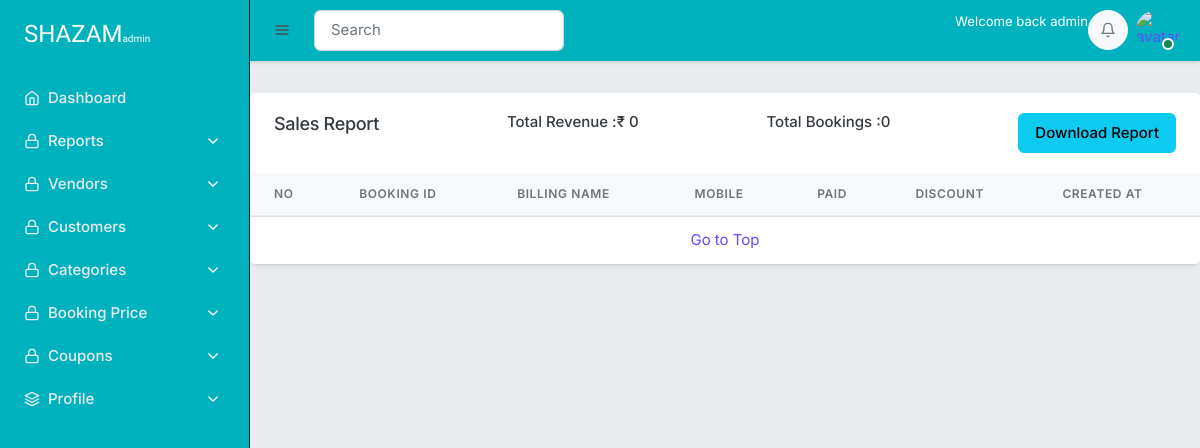
Page /superadmin/admin_report on the earlier database version.
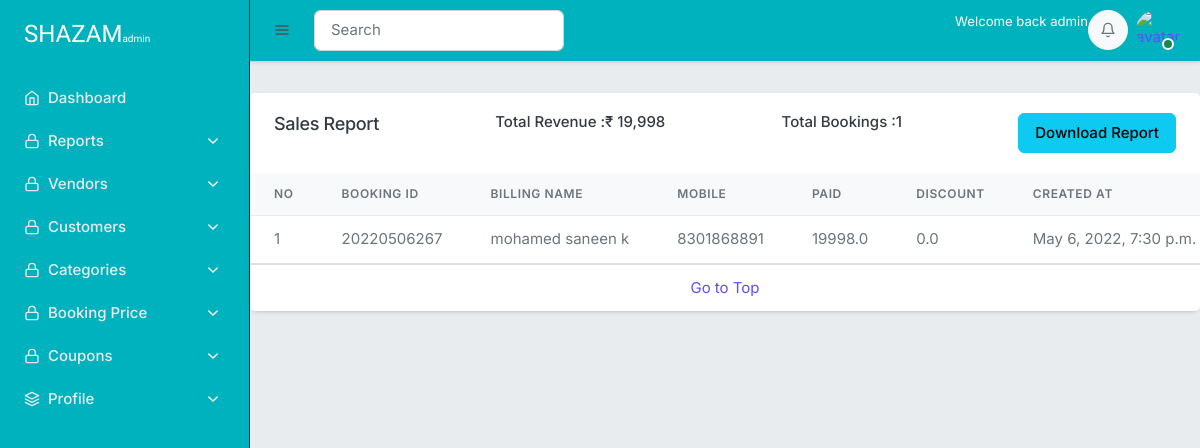
Same page on the later database version.
### orders/models.py (models this page shows, shortened)
class Order(models.Model):
    STATUS=(
        ('Offline Verification Stage','Offline Verification Stage'),('Vehicle Delivered','Vehicle Delivered'),('Offline verification Failed','Offline verification Failed'),('Cancelled','Cancelled'),
    )
    PAYMENTS=(
        ('Paypal','Paypal'),
        ('Razorpay','Razorpay')
    )
    user=models.ForeignKey(Account,on_delete=models.SET_NULL,null=True)
    payment=models.ForeignKey(Payments,on_delete=models.SET_NULL,blank=True,null=True)
    full_name=models.CharField(max_length=50)
    address_line_1=models.CharField(max_length=50)
    address_line_2=models.CharField(max_length=50)
    city=models.CharField(max_length=50)
    zip_code=models.BigIntegerField()
    state=models.CharField(max_length=50,null=True)
    country=models.CharField(max_length=50)
    mobile=models.BigIntegerField()
    landmark=models.CharField(max_length=50)
    payment_option=models.CharField(max_length=10, choices=PAYMENTS, null=True,blank=False)
    order_number=models.CharField(max_length=20)
    order_total=models.FloatField(default=1)
    pending_amount=models.BigIntegerField(default=0)
    tax=models.FloatField()
    discount_price=models.FloatField(default=0)
    status=models.CharField(max_length=100,default='Booking Payment pending')
    ip=models.CharField(blank=True,max_length=20)
    is_ordered=models.BooleanField(default=False)
    created_at=models.DateTimeField(auto_now_add=True)
    updated_at=models.DateTimeField(auto_now=True)

### superadmin/views.py (the view)
# urls.py: path('admin_report',views.admin_report,name='admin_report'),
def admin_report(request):
    month=timezone.now().month
    orders=Order.objects.filter(created_at__month=month).order_by('-created_at')
    total_revenue=0
    total_bookings=orders.count()
    for order in orders:
        total_revenue+=order.order_total
    request.session['total_revenue']=total_revenue
    request.session['total_bookings']=total_bookings
    context={
        'orders':orders,
        'total_revenue':total_revenue,
        'total_bookings':total_bookings
    }
    return render(request,'superadmin/report.html',context)

### cart/context_processors.py (called while the page is built, shortened)
def counter(request):
    cart_count=0
    if 'admin' in request.path:
        return {}
    return dict(cart_count=cart_count)

### category/context_processors.py (called while the page is built)
def menu_links(request):
    links=Category.objects.all()
    return dict(all_categories=links)

### testDrive/context_processors.py (called while the page is built)
def active_test_drive(request):
    context = {'booked_slot': None}
    user = request.user
    if not user:
        return context
    try:
        booked_slot = TestDriveUsers.objects.get(user_id=user,active = True)
        vehicle = booked_slot.slot.vehicle
        company = vehicle.vendor_id
        date = booked_slot.slot.date_time
        context = {'booked_slot': booked_slot,'user': user,'vehicle': vehicle,'date':date,'company':company}
    except:
        pass
    return context

### templates/superadmin/report.html
{% extends 'superadmin/base.html'%}
{% load static %}
{% load humanize%}
{% block content%}
<div class="row mt-6">
    <div class="col-md-12 col-12">
      <div class="card">
        <div class="card-header bg-white border-bottom-0 py-4 d-flex justify-content-between">
          <div class="">
            <h4 class="mb-0">Sales Report</h4>
          </div>
          <div class="">
            <h5>Total Revenue :₹ {{total_revenue|floatformat:0|intcomma}}</h5>
          </div>
          <div class="">
            <h5>Total Bookings :{{total_bookings|floatformat:0|intcomma}}</h5>
          </div>
          <div class="">
            <a href="{% url 'download_admin_report' %}" style="float: right;" class="btn btn-info">Download Report</a>
          </div>
        </div>
        <div class="table-responsive">
          <table id="example" class="table text-nowrap mb-0">
            <thead class="table-light">
              <tr>
                  <th>No</th>
                <th>Booking ID</th>
                <th>Billing name</th>
                <th>Mobile</th>
                <th>Paid</th>
                <th>Discount</th>
                <th>Created At</th>
              </tr>
            </thead>
            <tbody>
                {% for x in orders %}
              <tr >
                <td>{{forloop.counter}}</td>
                <td class="align-middle">{{x.order_number}}</td>
                <td class="align-middle">{{x.full_name}}</td>
                <td class="align-middle">{{x.mobile}}</td>
                <td class="align-middle">{{x.order_total}}</td>
                <td class="align-middle">{{x.discount_price}}</td>
                <td class="align-middle">{{x.created_at}}</td>
              </tr>
                {% endfor %}
            </tbody>
          </table>
        </div>
        <div class="card-footer bg-white text-center">
          <a href="#">Go to Top</a>
        </div>
      </div>
    </div>
  </div>
{% endblock %}

Differences in the rows shown:
added Order: order_number "20220506267", full_name "mohamed saneen k", mobile "8301868891", order_total "19998.0", discount_price "0.0", created_at "May 6, 2022, 7:30 p.m."
Other differences:
{{ total_revenue|floatformat:0|intcomma }}: "0" → "19,998"
{{ total_bookings|floatformat:0|intcomma }}: "0" → "1"
